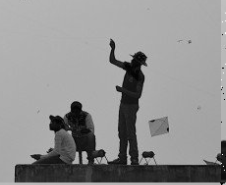
//> input picture Lab1-Filtering-and-Fourier-Transform/GaussianFilter/img.png, 226 x 185 px
$ ./BilateralFilter   (built with g++ and OpenCV 4)
//> lines starting //> are read from the running program, lines starting //| are printed output that depends on the picture
#include<opencv2\opencv.hpp>
#include<vector>
#include<cstdlib>
#include<algorithm>
#include<math.h>
#define pi 3.1415926


using namespace cv;
using namespace std;

int main(int argc, char **argv) {

	string input_img_name = "img.png";
	string output_img_name = "BilateralFilter.png";
	Mat img = imread("img.png");
//> img is the input picture: 185 rows x 226 cols, CV_8UC3; min 0, max 249, mean 143.7


	img.convertTo(img, CV_32FC3);
//> img: 185 rows x 226 cols, CV_32FC3
	cvtColor(img, img, CV_BGR2GRAY);
//> img: 185 rows x 226 cols, CV_32FC1
	Mat oimg(img.size(), CV_32F);

	// [18 lines of commented-out code are left out]

	float sigma_s = 1.0;
	float sigma_r = 0.5*256;
	int w = floor(5 * sigma_s);
	int h = floor(5 * sigma_s);

	float csum = 0;
	float wsum = 0;
	float gauss_s;
	float gauss_r;
	float ws;


	for (int i = 0; i < img.rows; ++i) {
		for (int j = 0 ; j <img.cols; ++j) {
			csum = 0;
			wsum = 0;
			for (int u = -h; u <= h; ++u) {
				for (int v = -w; v <= w; ++v) {

					int x = i+u, y = j+v;
					if (x < 0) {
						x = 0;
					}
					else if (x >= img.rows) {
						x = img.rows - 1;
					}
					if (y < 0) {
						y = 0;
					}
					else if (y >= img.cols) {
						y = img.cols - 1;
					}

					/*double r = abs(img.at<double>(i, j) - img.at<double>( x, y));*/
					float r = abs(img.at<float>(i, j) - img.at<float>(x, y));

					gauss_s = 1.0 / (2 * pi*sigma_s*sigma_s)*exp(-(u*u + v*v) / (2 * sigma_s*sigma_s));//1.0/(2*pi*sigma_s*sigma_s)*
					gauss_r = 1.0 / (2 * pi*sigma_s*sigma_s)*exp(-(r*r) / (2 * sigma_r*sigma_r));//1.0 / (2 * pi*sigma_s*sigma_s)*
					ws = abs(gauss_s*gauss_r);
					/*csum += ws*img.at<double>( x,  y);*/

					csum += ws*img.at<float>( x, y);
					wsum += ws;

				}
			}

			///*img.at<double>(i, j) = csum / wsum;*/

			oimg.at<float>(i, j) = csum / wsum;

			// [4 lines of commented-out code are left out]

		}
	}
//> this loop made 185 passes
//> (csum, wsum, gauss_r, ws) on passes 1 to 3: (30.35, 0.159, 0.159, 3.52e-13), (30.29, 0.159, 0.159, 3.52e-13), (30.25, 0.159, 0.159, 3.52e-13)
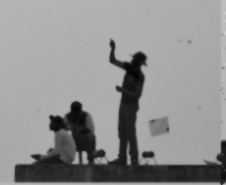
//> oimg: 185 rows x 226 cols, CV_32FC1; min 4.73, max 216, mean 143.7
//> after the loop, csum = 28.63; wsum = 0.154; gauss_s = 2.21e-12; gauss_r = 0.159; ws = 3.52e-13

	oimg.convertTo(oimg, CV_8UC1);
//> oimg: 185 rows x 226 cols, CV_8UC1
	img.convertTo(img, CV_8UC1);
//> img: 185 rows x 226 cols, CV_8UC1
	cvtColor(oimg, oimg, CV_GRAY2BGR);
//> oimg: 185 rows x 226 cols, CV_8UC3
	cvtColor(img, img, CV_GRAY2BGR);
	imwrite(output_img_name, oimg);

			imshow("out", oimg);
			imshow("put", img);
			waitKey(0);


	return 0;
}
